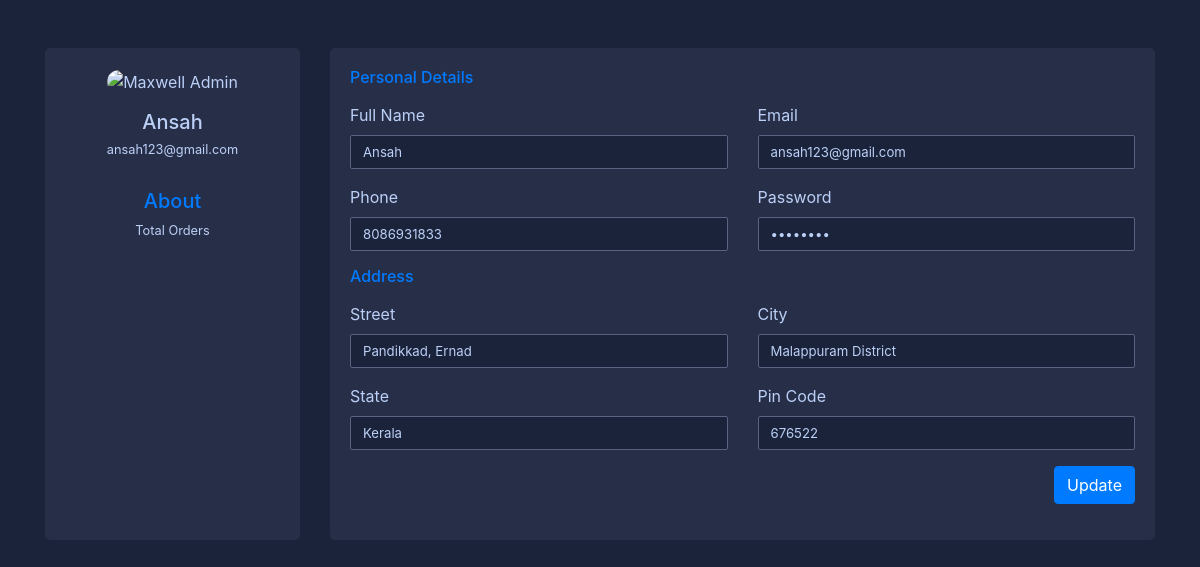
Screenshot of /buyer-profile/ (signed in) with the database file from the repository.
### e_commerce_app/models.py (models this page shows, shortened)
class buyer_register(models.Model):
    name = models.CharField(max_length=50)
    email = models.EmailField()
    phone = models.IntegerField()
    password = models.CharField(max_length=50)
    street = models.CharField(max_length=50)
    city = models.CharField(max_length=50)
    state = models.CharField(max_length=50)
    pincode = models.CharField(max_length=50)

### e_commerce_app/views.py (the view, shortened to what this page needs)
# urls.py: path('buyer-profile/',buyer_profile, name='buyer-profile'),
def buyer_profile(request):
    try:
        id1 = request.session['us_id']
        a = buyer_register.objects.get(id=id1)
    except:
        request.session['us_id'] = None
        return redirect(buyer_log)
    return render(request,'buyer-profile.html',{'data':a})

### e_commerce_app/templates/buyer-profile.html (shortened to what this page needs)
<!DOCTYPE html>
{% load static %}
<html lang="en">
<head>
    <link rel="stylesheet" href="https://cdn.jsdelivr.net/npm/bootstrap@4.5.3/dist/css/bootstrap.min.css">
</head>
<body>
<form method="post">
      <div class="container mt-5">
        <div class="row gutters">
            <div class="col-xl-3 col-lg-3 col-md-12 col-sm-12 col-12">
                <div class="card h-100">
                    <div class="card-body">
                        <div class="account-settings">
                            <div class="user-profile">
                                <div class="user-avatar">
                                    <img src="https://bootdey.com/img/Content/avatar/avatar1.png" alt="Maxwell Admin">
                                </div>
                                <h5 class="user-name">{{data.name}}</h5>
                                <h6 class="user-email">{{data.email}}</h6>
                            </div>
                            <div class="about">
                                <h5 class="mb-2 text-primary">About</h5>
                                <p>Total Orders</p>
                            </div>
                        </div>
                    </div>
                </div>
            </div>
            <div class="col-xl-9 col-lg-9 col-md-12 col-sm-12 col-12">
                <div class="card h-100">
                    <div class="card-body">
                        <div class="row gutters">
                            <div class="col-xl-12 col-lg-12 col-md-12 col-sm-12 col-12">
                                <h6 class="mb-3 text-primary">Personal Details</h6>
                            </div>
                            <div class="col-xl-6 col-lg-6 col-md-6 col-sm-6 col-12">
                                <div class="form-group">
                                    <label for="fullName">Full Name</label>
                                    <input type="text" class="form-control" name="fullName" value="{{data.name}}">
                                </div>
                            </div>
                            <div class="col-xl-6 col-lg-6 col-md-6 col-sm-6 col-12">
                                <div class="form-group">
                                    <label for="eMail">Email</label>
                                    <input type="email" class="form-control" name="eMail" value="{{data.email}}">
                                </div>
                            </div>
                            <div class="col-xl-6 col-lg-6 col-md-6 col-sm-6 col-12">
                                <div class="form-group">
                                    <label for="phone">Phone</label>
                                    <input type="text" class="form-control" name="phone" value="{{data.phone}}">
                                </div>
                            </div>
                            <div class="col-xl-6 col-lg-6 col-md-6 col-sm-6 col-12">
                                <div class="form-group">
                                    <label for="website">Password</label>
                                    <input type="password" class="form-control" name="password" value="{{data.password}}">
                                </div>
                            </div>
                        </div>
                        <div class="row gutters">
                            <div class="col-xl-12 col-lg-12 col-md-12 col-sm-12 col-12">
                                <h6 class="mb-3 text-primary">Address</h6>
                            </div>
                            <div class="col-xl-6 col-lg-6 col-md-6 col-sm-6 col-12">
                                <div class="form-group">
                                    <label for="Street">Street</label>
                                    <input type="name" class="form-control" name="Street" value="{{data.street}}">
                                </div>
                            </div>
                            <div class="col-xl-6 col-lg-6 col-md-6 col-sm-6 col-12">
                                <div class="form-group">
                                    <label for="ciTy">City</label>
                                    <input type="name" class="form-control" name="ciTy" value="{{data.city}}">
                                </div>
                            </div>
                            <div class="col-xl-6 col-lg-6 col-md-6 col-sm-6 col-12">
                                <div class="form-group">
                                    <label for="sTate">State</label>
                                    <input type="text" class="form-control" name="sTate" value="{{data.state}}">
                                </div>
                            </div>
                            <div class="col-xl-6 col-lg-6 col-md-6 col-sm-6 col-12">
                                <div class="form-group">
                                    <label for="zIp">Pin Code</label>
                                    <input type="text" class="form-control" name="pIn" value="{{data.pincode}}">
                                </div>
                            </div>
                        </div>
                        <div class="row gutters">
                            <div class="col-xl-12 col-lg-12 col-md-12 col-sm-12 col-12">
                                <div class="text-right">
                                    <button type="button" id="submit" name="submit" class="btn btn-primary">Update</button>
                                </div>
                            </div>
                        </div>
                    </div>
                </div>
            </div>
        </div>
    </div>
</form>
</body>
</html>

### e_commerce_app/templates/buyer-profile.html (style rules this page uses)
body { margin-top:20px; color: #bcd0f7; background: #1A233A; }
.account-settings .user-profile { margin: 0 0 1rem 0; padding-bottom: 1rem; text-align: center; }
.account-settings .user-profile .user-avatar { margin: 0 0 1rem 0; }
.account-settings .user-profile .user-avatar img { width: 90px; height: 90px; -webkit-border-radius: 100px; -moz-border-radius: 100px; border-radius: 100px; }
.account-settings .user-profile h5.user-name { margin: 0 0 0.5rem 0; }
.account-settings .user-profile h6.user-email { margin: 0; font-size: 0.8rem; font-weight: 400; }
.account-settings .about { margin: 1rem 0 0 0; font-size: 0.8rem; text-align: center; }
.card { background: #272E48; -webkit-border-radius: 5px; -moz-border-radius: 5px; border-radius: 5px; border: 0; margin-bottom: 1rem; }
.form-control { border: 1px solid #596280; -webkit-border-radius: 2px; -moz-border-radius: 2px; border-radius: 2px; font-size: .825rem; background: #1A233A; color: #bcd0f7; }

### rows the page displays
buyer_register: name "Ansah", email "ansah123@gmail.com", fullName "Ansah", eMail "ansah123@gmail.com", phone "8086931833", Street "Pandikkad, Ernad", ciTy "Malappuram District", sTate "Kerala", pIn "676522"
